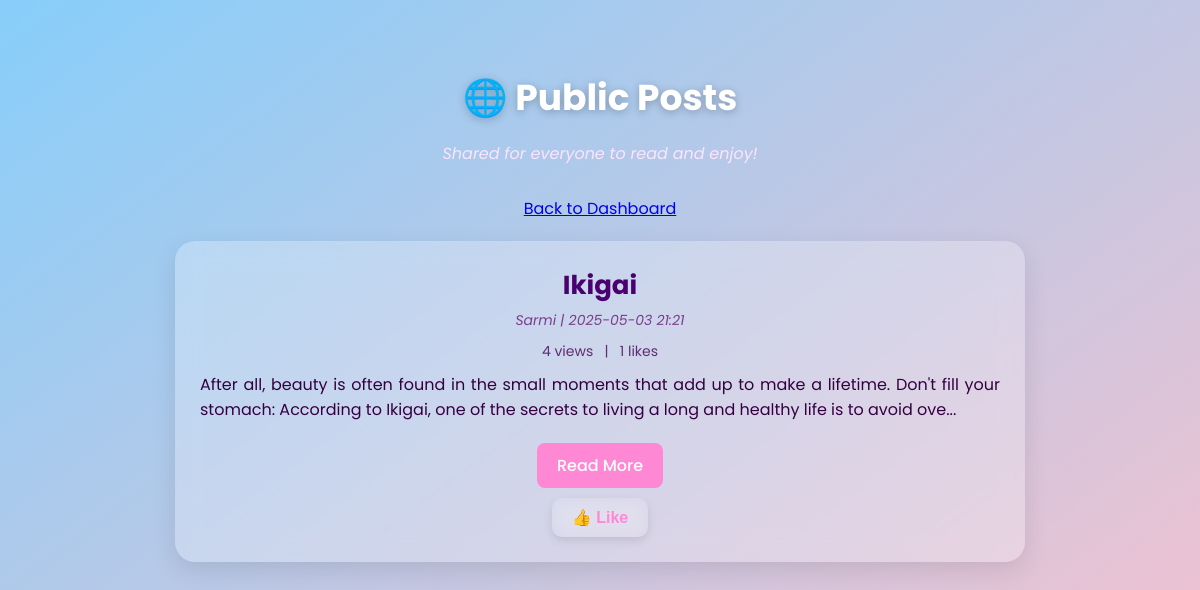
The page /public on the database its author committed.
### app/model.py (models this page shows)
class Post(db.Model):
    id = db.Column(db.Integer, primary_key=True)
    title = db.Column(db.String(100), nullable=False)
    content = db.Column(db.Text, nullable=False)
    image_url = db.Column(db.String(255),nullable=True)
    link=db.Column(db.String(255),nullable=True)
    is_public = db.Column(db.Boolean, default=False)
    date_posted = db.Column(db.DateTime, default=datetime.utcnow)
    user_id = db.Column(db.Integer, db.ForeignKey('user.id'), nullable=False)
    views = db.Column(db.Integer, default=0)
    likes = db.Column(db.Integer, default=0)
    liked_by = db.relationship('PostLike', backref='post', lazy='dynamic')

class User(db.Model,UserMixin):
    id=db.Column(db.Integer,primary_key=True)
    username=db.Column(db.String(30),nullable=False,unique=True)
    email=db.Column(db.String(100),nullable=False,unique=True)
    password=db.Column(db.String(100),nullable=False)
    posts=db.relationship('Post',backref='author',lazy=True)

### app/routes/blog.py (the view)
@blog.route('/public')
def public_posts():
    posts = Post.query.filter_by(is_public=True).order_by(Post.id.desc()).all()
    return render_template('public.html', posts=posts)

### app/templates/public.html (shortened to what this page needs)
<!DOCTYPE html>
<html lang="en">
<head>
</head>
<body>
    <h2>🌐 Public Posts</h2>
    <p class="subtitle">Shared for everyone to read and enjoy!</p>
    <center></cener><a class="back-link" href="{{ url_for('main.dashboard') }}">Back to Dashboard</a></center>
    {% for post in posts %}
        <div class="post-card">
            <div class="post-title">{{ post.title }}</div>
            <div class="post-meta">{{ post.author.username }} | {{ post.date_posted.strftime('%Y-%m-%d %H:%M') }}</div>
            <div class="post-stats">
                 {{ post.views }} views &nbsp; | &nbsp;  {{ post.likes }} likes
            </div>
            <div class="post-content">
                {{ post.content[:200] }}{% if post.content|length > 200 %}...{% endif %}
            </div>
            <a class="read-more" href="{{ url_for('blog.post', post_id=post.id) }}">Read More</a>
            <form class="like-form" action="{{ url_for('blog.like_post', post_id=post.id) }}" method="POST">
                <button type="submit" class="like-button">👍 Like</button>
            </form>
        </div>
    {% endfor %}
</body>
</html>

### app/templates/public.html (style rules this page uses)
body { margin: 0; padding: 40px; font-family: 'Poppins', sans-serif; background: linear-gradient(to bottom right, #87cefa, #ffc0cb); min-height: 100vh; color: #2e003e; }
h2 { text-align: center; font-size: 36px; font-weight: 700; margin-bottom: 10px; color: #fff; text-shadow: 0 2px 8px rgba(0, 0, 0, 0.25); }
p.subtitle { text-align: center; font-style: italic; color: #fce4ff; margin-bottom: 30px; }
.post-card { background: rgba(255, 255, 255, 0.25); backdrop-filter: blur(12px); border-radius: 20px; padding: 25px; margin: 20px auto; width: 90%; max-width: 800px; box-shadow: 0 8px 24px rgba(0, 0, 0, 0.1); transition: transform 0.2s ease; }
.post-title { font-size: 26px; font-weight: 700; text-align: center; color: #4a006e; margin-bottom: 5px; }
.post-meta { font-size: 14px; text-align: center; font-style: italic; color: #7a3f8b; margin-bottom: 10px; }
.post-stats { text-align: center; font-size: 14px; color: #5e2e71; margin-bottom: 10px; }
.post-content { font-size: 16px; color: #350041; line-height: 1.6; text-align: justify; }
.read-more { display: inline-block; margin-top: 20px; padding: 10px 20px; background-color: #ff88d4; color: white; text-decoration: none; border-radius: 8px; font-weight: 500; transition: background-color 0.3s ease; display: block; text-align: center; width: fit-content; margin-left: auto; margin-right: auto; }
.like-form { text-align: center; margin-top: 10px; }
.like-form button { background: none; border: none; color: #ff88d4; font-size: 16px; font-weight: bold; cursor: pointer; }
.like-button { background: rgba(255, 255, 255, 0.3); border: none; color: #4a006e; padding: 10px 20px; border-radius: 10px; font-weight: 600; font-size: 16px; cursor: pointer; transition: background-color 0.3s ease, transform 0.2s ease; backdrop-filter: blur(8px); box-shadow: 0 4px 10px rgba(0, 0, 0, 0.1); }

### rows shown on the page
Post: title "Ikigai", author.username "Sarmi", date_posted "2025-05-03 21:21", views "4", likes "1", content "After all, beauty is often found in the small moments that add up to make a lifetime. Don't fill your stomach: According to Ikigai, one of the secrets to living a long and healthy life is to avoid ove"
